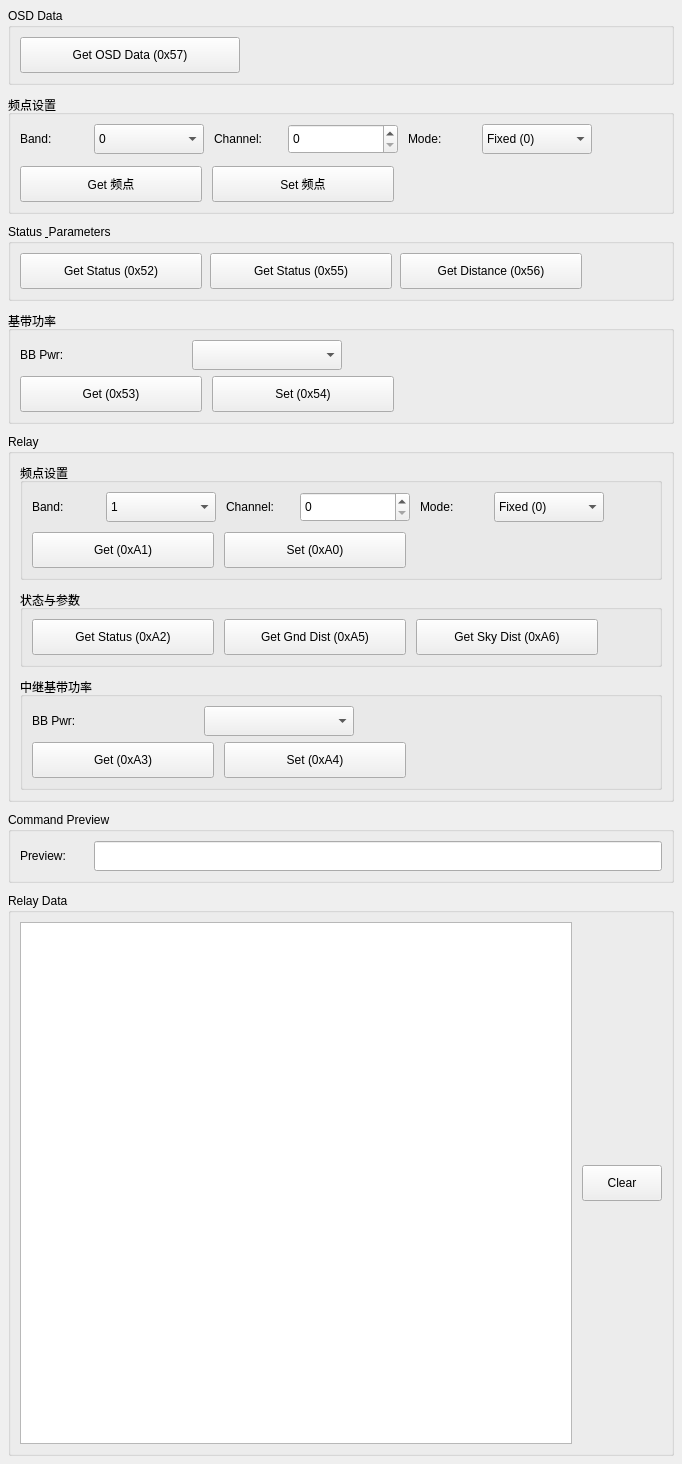
<?xml version="1.0" encoding="UTF-8"?>
<ui version="4.0">
 <class>PageSerialWireless</class>
 <widget class="QWidget" name="PageSerialWireless">
  <property name="geometry">
   <rect>
    <x>0</x>
    <y>0</y>
    <width>682</width>
    <height>1464</height>
   </rect>
  </property>
  <layout class="QVBoxLayout" name="wlMainLayout">
   <property name="spacing">
    <number>10</number>
   </property>
   <property name="margin" stdset="0">
    <number>8</number>
   </property>
   <item>
    <widget class="QGroupBox" name="groupOsdData">
     <property name="title">
      <string>OSD Data</string>
     </property>
     <layout class="QHBoxLayout" name="osdDataLayout">
      <item alignment="Qt::Qt::AlignVCenter">
       <widget class="QPushButton" name="btnGetOsdDataWireless">
        <property name="sizePolicy">
         <sizepolicy hsizetype="Fixed" vsizetype="Fixed">
          <horstretch>0</horstretch>
          <verstretch>0</verstretch>
         </sizepolicy>
        </property>
        <property name="minimumSize">
         <size>
          <width>220</width>
          <height>36</height>
         </size>
        </property>
        <property name="maximumSize">
         <size>
          <width>220</width>
          <height>36</height>
         </size>
        </property>
        <property name="text">
         <string>Get OSD Data (0x57)</string>
        </property>
       </widget>
      </item>
      <item>
       <spacer name="spacer_osdDataLayout">
        <property name="orientation">
         <enum>Qt::Horizontal</enum>
        </property>
        <property name="sizeHint" stdset="0">
         <size>
          <width>40</width>
          <height>20</height>
         </size>
        </property>
       </spacer>
      </item>
     </layout>
    </widget>
   </item>
   <item>
    <layout class="QVBoxLayout" name="middleLayout">
     <property name="spacing">
      <number>10</number>
     </property>
     <item>
      <widget class="QGroupBox" name="groupFreq">
       <property name="title">
        <string>频点设置</string>
       </property>
       <layout class="QVBoxLayout" name="freqMainLayout">
        <property name="spacing">
         <number>12</number>
        </property>
        <item>
         <layout class="QHBoxLayout" name="gridFreq">
          <property name="spacing">
           <number>10</number>
          </property>
          <item alignment="Qt::Qt::AlignVCenter">
           <widget class="QLabel" name="lbBand">
            <property name="minimumSize">
             <size>
              <width>64</width>
              <height>28</height>
             </size>
            </property>
            <property name="maximumSize">
             <size>
              <width>64</width>
              <height>28</height>
             </size>
            </property>
            <property name="text">
             <string>Band:</string>
            </property>
            <property name="alignment">
             <set>Qt::AlignLeading|Qt::AlignLeft|Qt::AlignVCenter</set>
            </property>
           </widget>
          </item>
          <item alignment="Qt::Qt::AlignVCenter">
           <widget class="QComboBox" name="comboBand">
            <property name="minimumSize">
             <size>
              <width>110</width>
              <height>30</height>
             </size>
            </property>
            <property name="maximumSize">
             <size>
              <width>110</width>
              <height>30</height>
             </size>
            </property>
            <item>
             <property name="text">
              <string>0</string>
             </property>
            </item>
            <item>
             <property name="text">
              <string>1</string>
             </property>
            </item>
            <item>
             <property name="text">
              <string>2</string>
             </property>
            </item>
            <item>
             <property name="text">
              <string>3</string>
             </property>
            </item>
            <item>
             <property name="text">
              <string>4</string>
             </property>
            </item>
           </widget>
          </item>
          <item alignment="Qt::Qt::AlignVCenter">
           <widget class="QLabel" name="lbChan">
            <property name="minimumSize">
             <size>
              <width>64</width>
              <height>28</height>
             </size>
            </property>
            <property name="maximumSize">
             <size>
              <width>64</width>
              <height>28</height>
             </size>
            </property>
            <property name="text">
             <string>Channel:</string>
            </property>
            <property name="alignment">
             <set>Qt::AlignLeading|Qt::AlignLeft|Qt::AlignVCenter</set>
            </property>
           </widget>
          </item>
          <item alignment="Qt::Qt::AlignVCenter">
           <widget class="QSpinBox" name="spinChannel">
            <property name="minimumSize">
             <size>
              <width>110</width>
              <height>30</height>
             </size>
            </property>
            <property name="maximumSize">
             <size>
              <width>110</width>
              <height>30</height>
             </size>
            </property>
            <property name="maximum">
             <number>48</number>
            </property>
           </widget>
          </item>
          <item alignment="Qt::Qt::AlignVCenter">
           <widget class="QLabel" name="lbHop">
            <property name="minimumSize">
             <size>
              <width>64</width>
              <height>28</height>
             </size>
            </property>
            <property name="maximumSize">
             <size>
              <width>64</width>
              <height>28</height>
             </size>
            </property>
            <property name="text">
             <string>Mode:</string>
            </property>
            <property name="alignment">
             <set>Qt::AlignLeading|Qt::AlignLeft|Qt::AlignVCenter</set>
            </property>
           </widget>
          </item>
          <item alignment="Qt::Qt::AlignVCenter">
           <widget class="QComboBox" name="comboHop">
            <property name="minimumSize">
             <size>
              <width>110</width>
              <height>30</height>
             </size>
            </property>
            <property name="maximumSize">
             <size>
              <width>110</width>
              <height>30</height>
             </size>
            </property>
            <item>
             <property name="text">
              <string>Fixed (0)</string>
             </property>
            </item>
            <item>
             <property name="text">
              <string>Hopping (1)</string>
             </property>
            </item>
           </widget>
          </item>
          <item>
           <spacer name="horizontalSpacer_7">
            <property name="orientation">
             <enum>Qt::Horizontal</enum>
            </property>
            <property name="sizeHint" stdset="0">
             <size>
              <width>40</width>
              <height>20</height>
             </size>
            </property>
           </spacer>
          </item>
         </layout>
        </item>
        <item>
         <layout class="QHBoxLayout" name="freqBtnCol">
          <property name="spacing">
           <number>10</number>
          </property>
          <item alignment="Qt::Qt::AlignVCenter">
           <widget class="QPushButton" name="btnGetFreq">
            <property name="sizePolicy">
             <sizepolicy hsizetype="Fixed" vsizetype="Fixed">
              <horstretch>0</horstretch>
              <verstretch>0</verstretch>
             </sizepolicy>
            </property>
            <property name="minimumSize">
             <size>
              <width>182</width>
              <height>36</height>
             </size>
            </property>
            <property name="maximumSize">
             <size>
              <width>182</width>
              <height>36</height>
             </size>
            </property>
            <property name="text">
             <string>Get 频点</string>
            </property>
           </widget>
          </item>
          <item alignment="Qt::Qt::AlignVCenter">
           <widget class="QPushButton" name="btnSetFreq">
            <property name="sizePolicy">
             <sizepolicy hsizetype="Fixed" vsizetype="Fixed">
              <horstretch>0</horstretch>
              <verstretch>0</verstretch>
             </sizepolicy>
            </property>
            <property name="minimumSize">
             <size>
              <width>182</width>
              <height>36</height>
             </size>
            </property>
            <property name="maximumSize">
             <size>
              <width>182</width>
              <height>36</height>
             </size>
            </property>
            <property name="text">
             <string>Set 频点</string>
            </property>
           </widget>
          </item>
          <item>
           <spacer name="horizontalSpacer_6">
            <property name="orientation">
             <enum>Qt::Horizontal</enum>
            </property>
            <property name="sizeHint" stdset="0">
             <size>
              <width>40</width>
              <height>20</height>
             </size>
            </property>
           </spacer>
          </item>
         </layout>
        </item>
       </layout>
      </widget>
     </item>
     <item>
      <widget class="QGroupBox" name="groupStatus">
       <property name="title">
        <string>Status &amp; Parameters</string>
       </property>
       <layout class="QGridLayout" name="gridStatus">
        <property name="spacing">
         <number>8</number>
        </property>
        <item row="2" column="3">
         <spacer name="horizontalSpacer_5">
          <property name="orientation">
           <enum>Qt::Horizontal</enum>
          </property>
          <property name="sizeHint" stdset="0">
           <size>
            <width>40</width>
            <height>20</height>
           </size>
          </property>
         </spacer>
        </item>
        <item row="2" column="1" alignment="Qt::Qt::AlignVCenter">
         <widget class="QPushButton" name="btnGetStatusSky">
          <property name="sizePolicy">
           <sizepolicy hsizetype="Fixed" vsizetype="Fixed">
            <horstretch>0</horstretch>
            <verstretch>0</verstretch>
           </sizepolicy>
          </property>
          <property name="minimumSize">
           <size>
            <width>182</width>
            <height>36</height>
           </size>
          </property>
          <property name="maximumSize">
           <size>
            <width>182</width>
            <height>36</height>
           </size>
          </property>
          <property name="text">
           <string>Get Status (0x55)</string>
          </property>
         </widget>
        </item>
        <item row="2" column="0" alignment="Qt::Qt::AlignVCenter">
         <widget class="QPushButton" name="btnGetStatus">
          <property name="sizePolicy">
           <sizepolicy hsizetype="Fixed" vsizetype="Fixed">
            <horstretch>0</horstretch>
            <verstretch>0</verstretch>
           </sizepolicy>
          </property>
          <property name="minimumSize">
           <size>
            <width>182</width>
            <height>36</height>
           </size>
          </property>
          <property name="maximumSize">
           <size>
            <width>182</width>
            <height>36</height>
           </size>
          </property>
          <property name="text">
           <string>Get Status (0x52)</string>
          </property>
         </widget>
        </item>
        <item row="2" column="2" alignment="Qt::Qt::AlignVCenter">
         <widget class="QPushButton" name="btnGetDistance">
          <property name="sizePolicy">
           <sizepolicy hsizetype="Fixed" vsizetype="Fixed">
            <horstretch>0</horstretch>
            <verstretch>0</verstretch>
           </sizepolicy>
          </property>
          <property name="minimumSize">
           <size>
            <width>182</width>
            <height>36</height>
           </size>
          </property>
          <property name="maximumSize">
           <size>
            <width>182</width>
            <height>36</height>
           </size>
          </property>
          <property name="text">
           <string>Get Distance (0x56)</string>
          </property>
         </widget>
        </item>
       </layout>
      </widget>
     </item>
     <item>
      <widget class="QGroupBox" name="groupBbPwr">
       <property name="title">
        <string>基带功率</string>
       </property>
       <layout class="QGridLayout" name="groupBbPwr_grid">
        <item row="1" column="0" colspan="2">
         <layout class="QHBoxLayout" name="pwrBtnCol">
          <property name="spacing">
           <number>10</number>
          </property>
          <item alignment="Qt::Qt::AlignVCenter">
           <widget class="QPushButton" name="btnGetBbPwr">
            <property name="sizePolicy">
             <sizepolicy hsizetype="Fixed" vsizetype="Fixed">
              <horstretch>0</horstretch>
              <verstretch>0</verstretch>
             </sizepolicy>
            </property>
            <property name="minimumSize">
             <size>
              <width>182</width>
              <height>36</height>
             </size>
            </property>
            <property name="maximumSize">
             <size>
              <width>182</width>
              <height>36</height>
             </size>
            </property>
            <property name="text">
             <string>Get (0x53)</string>
            </property>
           </widget>
          </item>
          <item alignment="Qt::Qt::AlignVCenter">
           <widget class="QPushButton" name="btnSetBbPwr">
            <property name="sizePolicy">
             <sizepolicy hsizetype="Fixed" vsizetype="Fixed">
              <horstretch>0</horstretch>
              <verstretch>0</verstretch>
             </sizepolicy>
            </property>
            <property name="minimumSize">
             <size>
              <width>182</width>
              <height>36</height>
             </size>
            </property>
            <property name="maximumSize">
             <size>
              <width>182</width>
              <height>36</height>
             </size>
            </property>
            <property name="text">
             <string>Set (0x54)</string>
            </property>
           </widget>
          </item>
          <item>
           <spacer name="horizontalSpacer_3">
            <property name="orientation">
             <enum>Qt::Horizontal</enum>
            </property>
            <property name="sizeHint" stdset="0">
             <size>
              <width>40</width>
              <height>20</height>
             </size>
            </property>
           </spacer>
          </item>
         </layout>
        </item>
        <item row="0" column="0" alignment="Qt::Qt::AlignVCenter">
         <widget class="QLabel" name="lbBbPwr">
          <property name="minimumSize">
           <size>
            <width>64</width>
            <height>28</height>
           </size>
          </property>
          <property name="maximumSize">
           <size>
            <width>64</width>
            <height>28</height>
           </size>
          </property>
          <property name="text">
           <string>BB Pwr:</string>
          </property>
          <property name="alignment">
           <set>Qt::AlignLeading|Qt::AlignLeft|Qt::AlignVCenter</set>
          </property>
         </widget>
        </item>
        <item row="0" column="1" alignment="Qt::Qt::AlignVCenter">
         <widget class="QComboBox" name="comboBbPwr">
          <property name="minimumSize">
           <size>
            <width>150</width>
            <height>30</height>
           </size>
          </property>
          <property name="maximumSize">
           <size>
            <width>150</width>
            <height>30</height>
           </size>
          </property>
         </widget>
        </item>
        <item row="0" column="2">
         <spacer name="horizontalSpacer_4">
          <property name="orientation">
           <enum>Qt::Horizontal</enum>
          </property>
          <property name="sizeHint" stdset="0">
           <size>
            <width>40</width>
            <height>20</height>
           </size>
          </property>
         </spacer>
        </item>
       </layout>
      </widget>
     </item>
     <item>
      <widget class="QGroupBox" name="groupRelay">
       <property name="title">
        <string>Relay</string>
       </property>
       <layout class="QVBoxLayout" name="relayMainLayout">
        <property name="spacing">
         <number>10</number>
        </property>
        <item>
         <widget class="QGroupBox" name="relaySubFreq">
          <property name="title">
           <string>频点设置</string>
          </property>
          <layout class="QVBoxLayout" name="relaySubFreqV">
           <property name="spacing">
            <number>10</number>
           </property>
           <item>
            <layout class="QHBoxLayout" name="relaySubFreqRow">
             <property name="spacing">
              <number>10</number>
             </property>
             <item alignment="Qt::Qt::AlignVCenter">
              <widget class="QLabel" name="lbRelayBand">
               <property name="minimumSize">
                <size>
                 <width>64</width>
                 <height>28</height>
                </size>
               </property>
               <property name="maximumSize">
                <size>
                 <width>64</width>
                 <height>28</height>
                </size>
               </property>
               <property name="text">
                <string>Band:</string>
               </property>
               <property name="alignment">
                <set>Qt::AlignLeading|Qt::AlignLeft|Qt::AlignVCenter</set>
               </property>
              </widget>
             </item>
             <item alignment="Qt::Qt::AlignVCenter">
              <widget class="QComboBox" name="comboRelayBand">
               <property name="minimumSize">
                <size>
                 <width>110</width>
                 <height>30</height>
                </size>
               </property>
               <property name="maximumSize">
                <size>
                 <width>110</width>
                 <height>30</height>
                </size>
               </property>
               <property name="currentIndex">
                <number>1</number>
               </property>
               <item>
                <property name="text">
                 <string>0</string>
                </property>
               </item>
               <item>
                <property name="text">
                 <string>1</string>
                </property>
               </item>
               <item>
                <property name="text">
                 <string>2</string>
                </property>
               </item>
               <item>
                <property name="text">
                 <string>3</string>
                </property>
               </item>
               <item>
                <property name="text">
                 <string>4</string>
                </property>
               </item>
              </widget>
             </item>
             <item alignment="Qt::Qt::AlignVCenter">
              <widget class="QLabel" name="lbRelayChan">
               <property name="minimumSize">
                <size>
                 <width>64</width>
                 <height>28</height>
                </size>
               </property>
               <property name="maximumSize">
                <size>
                 <width>64</width>
                 <height>28</height>
                </size>
               </property>
               <property name="text">
                <string>Channel:</string>
               </property>
               <property name="alignment">
                <set>Qt::AlignLeading|Qt::AlignLeft|Qt::AlignVCenter</set>
               </property>
              </widget>
             </item>
             <item alignment="Qt::Qt::AlignVCenter">
              <widget class="QSpinBox" name="spinRelayChannel">
               <property name="minimumSize">
                <size>
                 <width>110</width>
                 <height>30</height>
                </size>
               </property>
               <property name="maximumSize">
                <size>
                 <width>110</width>
                 <height>30</height>
                </size>
               </property>
               <property name="maximum">
                <number>48</number>
               </property>
              </widget>
             </item>
             <item alignment="Qt::Qt::AlignVCenter">
              <widget class="QLabel" name="lbRelayHop">
               <property name="minimumSize">
                <size>
                 <width>64</width>
                 <height>28</height>
                </size>
               </property>
               <property name="maximumSize">
                <size>
                 <width>64</width>
                 <height>28</height>
                </size>
               </property>
               <property name="text">
                <string>Mode:</string>
               </property>
               <property name="alignment">
                <set>Qt::AlignLeading|Qt::AlignLeft|Qt::AlignVCenter</set>
               </property>
              </widget>
             </item>
             <item alignment="Qt::Qt::AlignVCenter">
              <widget class="QComboBox" name="comboRelayHop">
               <property name="minimumSize">
                <size>
                 <width>110</width>
                 <height>30</height>
                </size>
               </property>
               <property name="maximumSize">
                <size>
                 <width>110</width>
                 <height>30</height>
                </size>
               </property>
               <item>
                <property name="text">
                 <string>Fixed (0)</string>
                </property>
               </item>
               <item>
                <property name="text">
                 <string>Hopping (1)</string>
                </property>
               </item>
              </widget>
             </item>
             <item>
              <spacer name="horizontalSpacer_2">
               <property name="orientation">
                <enum>Qt::Horizontal</enum>
               </property>
               <property name="sizeHint" stdset="0">
                <size>
                 <width>40</width>
                 <height>20</height>
                </size>
               </property>
              </spacer>
             </item>
            </layout>
           </item>
           <item>
            <layout class="QHBoxLayout" name="relayFreqBtnCol">
             <property name="spacing">
              <number>10</number>
             </property>
             <item alignment="Qt::Qt::AlignVCenter">
              <widget class="QPushButton" name="btnGetRelayFreq">
               <property name="sizePolicy">
                <sizepolicy hsizetype="Fixed" vsizetype="Fixed">
                 <horstretch>0</horstretch>
                 <verstretch>0</verstretch>
                </sizepolicy>
               </property>
               <property name="minimumSize">
                <size>
                 <width>182</width>
                 <height>36</height>
                </size>
               </property>
               <property name="maximumSize">
                <size>
                 <width>182</width>
                 <height>36</height>
                </size>
               </property>
               <property name="text">
                <string>Get (0xA1)</string>
               </property>
              </widget>
             </item>
             <item alignment="Qt::Qt::AlignVCenter">
              <widget class="QPushButton" name="btnSetRelayFreq">
               <property name="sizePolicy">
                <sizepolicy hsizetype="Fixed" vsizetype="Fixed">
                 <horstretch>0</horstretch>
                 <verstretch>0</verstretch>
                </sizepolicy>
               </property>
               <property name="minimumSize">
                <size>
                 <width>182</width>
                 <height>36</height>
                </size>
               </property>
               <property name="maximumSize">
                <size>
                 <width>182</width>
                 <height>36</height>
                </size>
               </property>
               <property name="text">
                <string>Set (0xA0)</string>
               </property>
              </widget>
             </item>
             <item>
              <spacer name="horizontalSpacer">
               <property name="orientation">
                <enum>Qt::Horizontal</enum>
               </property>
               <property name="sizeHint" stdset="0">
                <size>
                 <width>40</width>
                 <height>20</height>
                </size>
               </property>
              </spacer>
             </item>
            </layout>
           </item>
          </layout>
         </widget>
        </item>
        <item>
         <widget class="QGroupBox" name="relaySubStatus">
          <property name="title">
           <string>状态与参数</string>
          </property>
          <layout class="QHBoxLayout" name="relaySubStatusH">
           <property name="spacing">
            <number>10</number>
           </property>
           <item alignment="Qt::Qt::AlignVCenter">
            <widget class="QPushButton" name="btnGetRelayStatus">
             <property name="sizePolicy">
              <sizepolicy hsizetype="Fixed" vsizetype="Fixed">
               <horstretch>0</horstretch>
               <verstretch>0</verstretch>
              </sizepolicy>
             </property>
             <property name="minimumSize">
              <size>
               <width>182</width>
               <height>36</height>
              </size>
             </property>
             <property name="maximumSize">
              <size>
               <width>182</width>
               <height>36</height>
              </size>
             </property>
             <property name="text">
              <string>Get Status (0xA2)</string>
             </property>
            </widget>
           </item>
           <item alignment="Qt::Qt::AlignVCenter">
            <widget class="QPushButton" name="btnGetRelayGndDist">
             <property name="sizePolicy">
              <sizepolicy hsizetype="Fixed" vsizetype="Fixed">
               <horstretch>0</horstretch>
               <verstretch>0</verstretch>
              </sizepolicy>
             </property>
             <property name="minimumSize">
              <size>
               <width>182</width>
               <height>36</height>
              </size>
             </property>
             <property name="maximumSize">
              <size>
               <width>182</width>
               <height>36</height>
              </size>
             </property>
             <property name="text">
              <string>Get Gnd Dist (0xA5)</string>
             </property>
            </widget>
           </item>
           <item alignment="Qt::Qt::AlignVCenter">
            <widget class="QPushButton" name="btnGetRelaySkyDist">
             <property name="sizePolicy">
              <sizepolicy hsizetype="Fixed" vsizetype="Fixed">
               <horstretch>0</horstretch>
               <verstretch>0</verstretch>
              </sizepolicy>
             </property>
             <property name="minimumSize">
              <size>
               <width>182</width>
               <height>36</height>
              </size>
             </property>
             <property name="maximumSize">
              <size>
               <width>182</width>
               <height>36</height>
              </size>
             </property>
             <property name="text">
              <string>Get Sky Dist (0xA6)</string>
             </property>
            </widget>
           </item>
           <item>
            <spacer name="spacer_relaySubStatusH">
             <property name="orientation">
              <enum>Qt::Horizontal</enum>
             </property>
             <property name="sizeHint" stdset="0">
              <size>
               <width>40</width>
               <height>20</height>
              </size>
             </property>
            </spacer>
           </item>
          </layout>
         </widget>
        </item>
        <item>
         <widget class="QGroupBox" name="relaySubBbPwr">
          <property name="title">
           <string>中继基带功率</string>
          </property>
          <layout class="QGridLayout" name="relaySubBbPwr_grid">
           <item row="0" column="2">
            <spacer name="horizontalSpacer_9">
             <property name="orientation">
              <enum>Qt::Horizontal</enum>
             </property>
             <property name="sizeHint" stdset="0">
              <size>
               <width>40</width>
               <height>20</height>
              </size>
             </property>
            </spacer>
           </item>
           <item row="0" column="1" alignment="Qt::Qt::AlignVCenter">
            <widget class="QComboBox" name="comboRelayBbPwr">
             <property name="minimumSize">
              <size>
               <width>150</width>
               <height>30</height>
              </size>
             </property>
             <property name="maximumSize">
              <size>
               <width>150</width>
               <height>30</height>
              </size>
             </property>
            </widget>
           </item>
           <item row="0" column="0" alignment="Qt::Qt::AlignVCenter">
            <widget class="QLabel" name="lbRelayBbPwr">
             <property name="minimumSize">
              <size>
               <width>64</width>
               <height>28</height>
              </size>
             </property>
             <property name="maximumSize">
              <size>
               <width>64</width>
               <height>28</height>
              </size>
             </property>
             <property name="text">
              <string>BB Pwr:</string>
             </property>
             <property name="alignment">
              <set>Qt::AlignLeading|Qt::AlignLeft|Qt::AlignVCenter</set>
             </property>
            </widget>
           </item>
           <item row="1" column="0" colspan="2">
            <layout class="QHBoxLayout" name="relayPwrCol">
             <property name="spacing">
              <number>10</number>
             </property>
             <item alignment="Qt::Qt::AlignVCenter">
              <widget class="QPushButton" name="btnGetRelayBbPwr">
               <property name="sizePolicy">
                <sizepolicy hsizetype="Fixed" vsizetype="Fixed">
                 <horstretch>0</horstretch>
                 <verstretch>0</verstretch>
                </sizepolicy>
               </property>
               <property name="minimumSize">
                <size>
                 <width>182</width>
                 <height>36</height>
                </size>
               </property>
               <property name="maximumSize">
                <size>
                 <width>182</width>
                 <height>36</height>
                </size>
               </property>
               <property name="text">
                <string>Get (0xA3)</string>
               </property>
              </widget>
             </item>
             <item alignment="Qt::Qt::AlignVCenter">
              <widget class="QPushButton" name="btnSetRelayBbPwr">
               <property name="sizePolicy">
                <sizepolicy hsizetype="Fixed" vsizetype="Fixed">
                 <horstretch>0</horstretch>
                 <verstretch>0</verstretch>
                </sizepolicy>
               </property>
               <property name="minimumSize">
                <size>
                 <width>182</width>
                 <height>36</height>
                </size>
               </property>
               <property name="maximumSize">
                <size>
                 <width>182</width>
                 <height>36</height>
                </size>
               </property>
               <property name="text">
                <string>Set (0xA4)</string>
               </property>
              </widget>
             </item>
             <item>
              <spacer name="horizontalSpacer_8">
               <property name="orientation">
                <enum>Qt::Horizontal</enum>
               </property>
               <property name="sizeHint" stdset="0">
                <size>
                 <width>40</width>
                 <height>20</height>
                </size>
               </property>
              </spacer>
             </item>
            </layout>
           </item>
          </layout>
         </widget>
        </item>
       </layout>
      </widget>
     </item>
    </layout>
   </item>
   <item>
    <widget class="QGroupBox" name="groupPreview">
     <property name="title">
      <string>Command Preview</string>
     </property>
     <layout class="QHBoxLayout" name="previewLayout">
      <property name="spacing">
       <number>10</number>
      </property>
      <item alignment="Qt::Qt::AlignVCenter">
       <widget class="QLabel" name="lbPreviewHint">
        <property name="minimumSize">
         <size>
          <width>64</width>
          <height>30</height>
         </size>
        </property>
        <property name="maximumSize">
         <size>
          <width>64</width>
          <height>30</height>
         </size>
        </property>
        <property name="text">
         <string>Preview:</string>
        </property>
        <property name="alignment">
         <set>Qt::AlignLeading|Qt::AlignLeft|Qt::AlignVCenter</set>
        </property>
       </widget>
      </item>
      <item>
       <widget class="QLineEdit" name="editCmdPreview">
        <property name="minimumSize">
         <size>
          <width>0</width>
          <height>30</height>
         </size>
        </property>
        <property name="font">
         <font>
          <family>Consolas</family>
          <pointsize>10</pointsize>
         </font>
        </property>
        <property name="readOnly">
         <bool>true</bool>
        </property>
       </widget>
      </item>
     </layout>
    </widget>
   </item>
   <item>
    <widget class="QGroupBox" name="groupRelayData">
     <property name="title">
      <string>Relay Data</string>
     </property>
     <layout class="QHBoxLayout" name="relayDataLayout">
      <property name="spacing">
       <number>10</number>
      </property>
      <item>
       <widget class="QTextEdit" name="textStatus">
        <property name="font">
         <font>
          <family>Consolas</family>
          <pointsize>10</pointsize>
         </font>
        </property>
        <property name="readOnly">
         <bool>true</bool>
        </property>
       </widget>
      </item>
      <item alignment="Qt::Qt::AlignVCenter">
       <widget class="QPushButton" name="btnClearOsdDataWireless">
        <property name="sizePolicy">
         <sizepolicy hsizetype="Fixed" vsizetype="Fixed">
          <horstretch>0</horstretch>
          <verstretch>0</verstretch>
         </sizepolicy>
        </property>
        <property name="minimumSize">
         <size>
          <width>80</width>
          <height>36</height>
         </size>
        </property>
        <property name="maximumSize">
         <size>
          <width>80</width>
          <height>36</height>
         </size>
        </property>
        <property name="text">
         <string>Clear</string>
        </property>
       </widget>
      </item>
     </layout>
    </widget>
   </item>
  </layout>
 </widget>
 <resources/>
 <connections/>
</ui>
